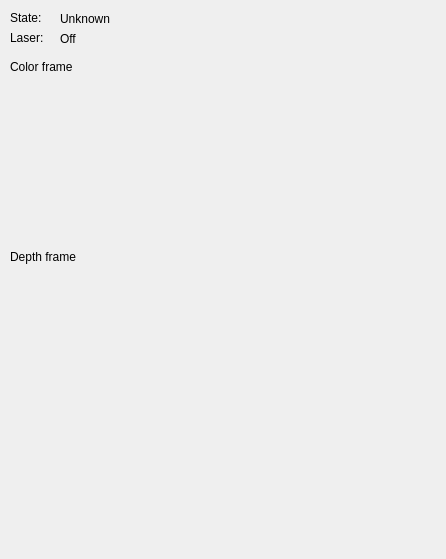
<?xml version="1.0" encoding="UTF-8"?>
<ui version="4.0">
  <class>widget</class>
  <widget class="QWidget" name="widget">
    <property name="geometry">
      <rect>
        <x>0</x>
        <y>0</y>
        <width>446</width>
        <height>559</height>
      </rect>
    </property>
    <property name="windowTitle">
      <string>Laser Runner Cutter</string>
    </property>
    <widget class="QLabel" name="stateLabel">
      <property name="geometry">
        <rect>
          <x>10</x>
          <y>10</y>
          <width>51</width>
          <height>16</height>
        </rect>
      </property>
      <property name="text">
        <string>State:</string>
      </property>
    </widget>
    <widget class="QLabel" name="stateText">
      <property name="geometry">
        <rect>
          <x>60</x>
          <y>10</y>
          <width>331</width>
          <height>17</height>
        </rect>
      </property>
      <property name="text">
        <string>Unknown</string>
      </property>
    </widget>
    <widget class="QLabel" name="colorFrame">
      <property name="geometry">
        <rect>
          <x>10</x>
          <y>60</y>
          <width>318</width>
          <height>180</height>
        </rect>
      </property>
      <property name="text">
        <string>Color frame</string>
      </property>
      <property name="alignment">
        <set>Qt::AlignLeading|Qt::AlignLeft|Qt::AlignTop</set>
      </property>
    </widget>
    <widget class="QLabel" name="depthFrame">
      <property name="geometry">
        <rect>
          <x>10</x>
          <y>250</y>
          <width>318</width>
          <height>180</height>
        </rect>
      </property>
      <property name="text">
        <string>Depth frame</string>
      </property>
      <property name="alignment">
        <set>Qt::AlignLeading|Qt::AlignLeft|Qt::AlignTop</set>
      </property>
    </widget>
    <widget class="QLabel" name="laserLabel">
      <property name="geometry">
        <rect>
          <x>10</x>
          <y>30</y>
          <width>51</width>
          <height>16</height>
        </rect>
      </property>
      <property name="text">
        <string>Laser:</string>
      </property>
    </widget>
    <widget class="QLabel" name="laserText">
      <property name="geometry">
        <rect>
          <x>60</x>
          <y>30</y>
          <width>331</width>
          <height>17</height>
        </rect>
      </property>
      <property name="text">
        <string>Off</string>
      </property>
    </widget>
  </widget>
  <resources />
  <connections />
</ui>
